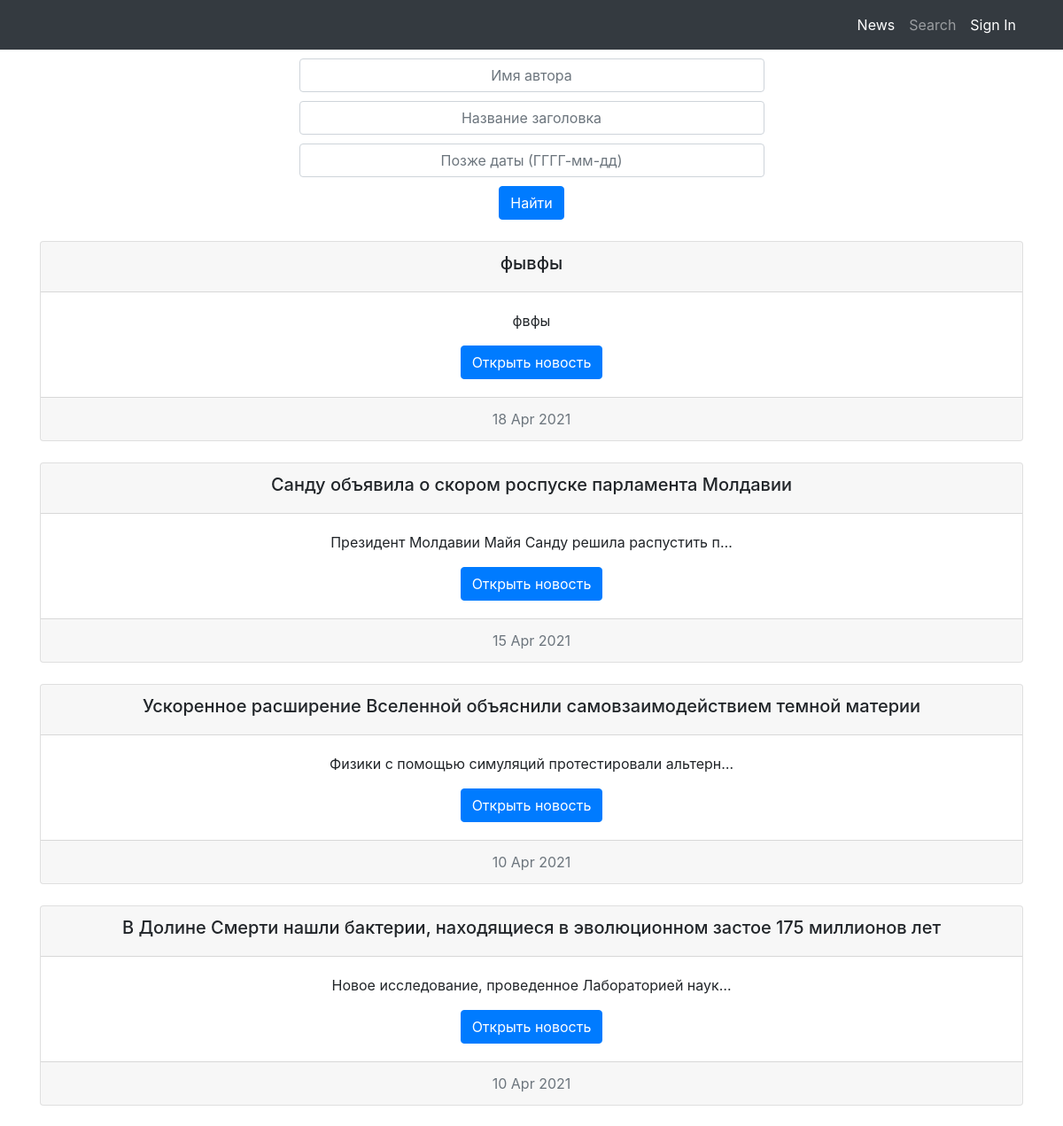
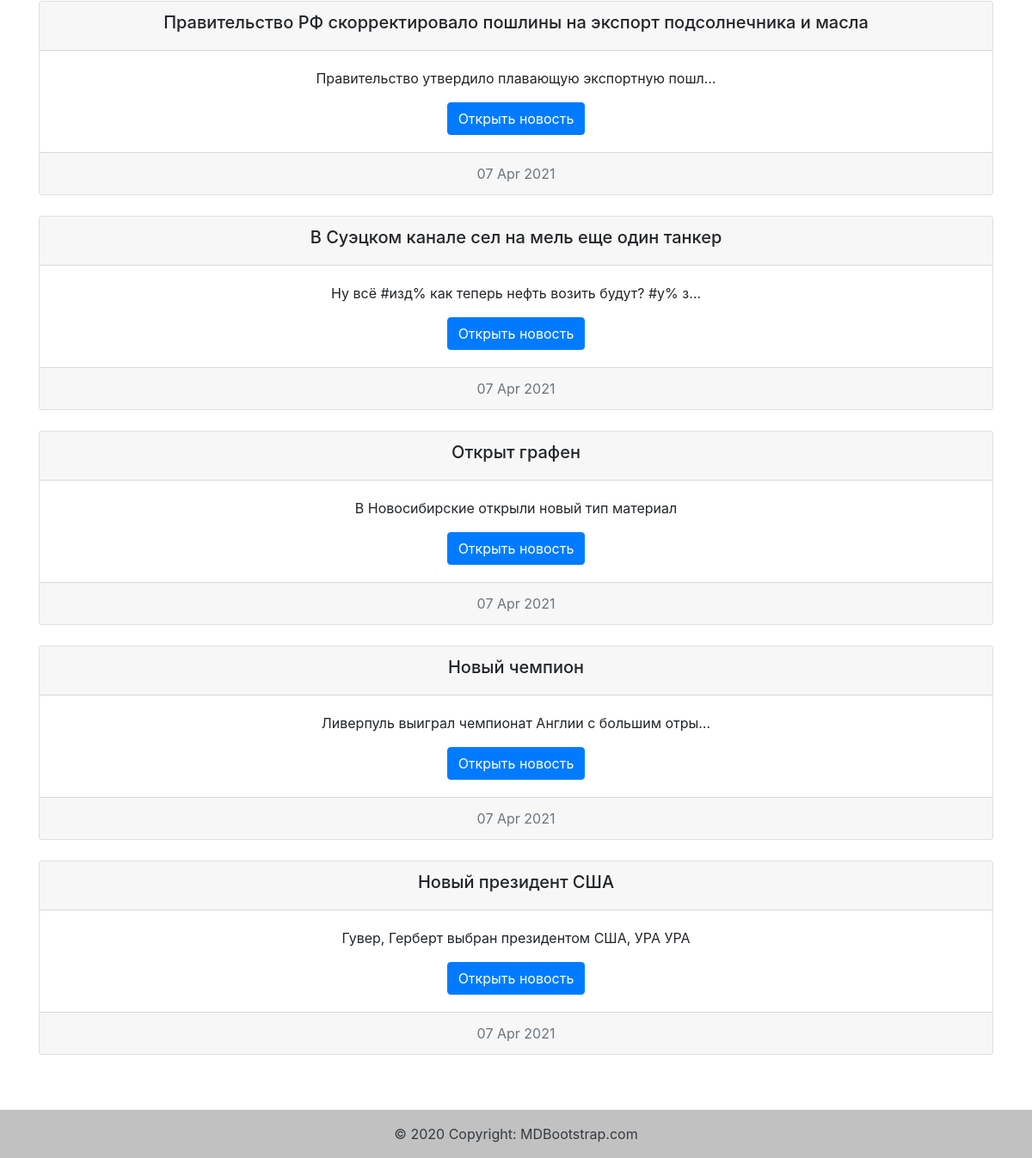
/news/search, run on the app's committed database (2 pictures, top to bottom).
### news/models.py (models this page shows, shortened)
class Post(models.Model):
    NEWS = 'NEWS'
    POST = 'POST'
    type_choice = [(NEWS, 'Новость'), (POST, 'Пост')]
    author = models.ForeignKey('accounts.Author', on_delete=models.CASCADE)
    date_of_creation = models.DateTimeField(auto_now_add=True)
    text_content = models.TextField()
    rating = models.IntegerField(default=0)
    header = models.CharField(max_length=255)
    category = models.ManyToManyField(Category, through='PostCategory')
    type_of_content = models.CharField(max_length=4, choices=type_choice, default=NEWS)

### news/views.py (the view)
# urls.py: path('search', SearchView.as_view()),
class SearchView(ListView):
    model = Post
    template_name = r'news/search.html'
    context_object_name = 'search'
    ordering = ['-date_of_creation']
    def get_context_data(self, **kwargs):
        context = super().get_context_data(**kwargs)
        context['filter'] = PostFilter(self.request.GET, queryset=self.get_queryset())
        return context

### news/templatetags/my_filters.py (called while the page is built)
@register.filter(name='censor')
def censor(value):
    assert type(value) == str
    list_of_words = value.split()
    for word in list_of_words:
        if word.lower() in ['хуй', 'пизда', 'ебать', 'блять']:
            index = list_of_words.index(word)
            list_of_words[index] = '#' + word[1:-1] + '%'
    return ' '.join(list_of_words)

### news/templates/news/search.html (shortened to what this page needs)
{% extends 'news/default.html' %}
{% load my_filters %}
{%block content %}
<form method="GET">
    <div class="container">
        <div class="row justify-content-md-center">
            <div class="col-6">
                {{ filter.form }}
            </div>
        </div>
        <input type="submit" value="Найти" class="btn btn-primary">
    </div>
<br>
</form>
{% for news in filter.qs %}
<div class="card text-center">
  <div class="card-header">
      <h5>{{ news.header|censor }}</h5>
  </div>
  <div class="card-body">
    <p class="card-text">{{ news.text_content|truncatechars:50|censor }}</p>
    <a href="{{ single_news.get_absolute_url }}" class="btn btn-primary">Открыть новость</a>
  </div>
  <div class="card-footer text-muted">
      {{ news.date_of_creation|date:'d M Y'}}
  </div>
</div>
<br>
{% endfor %}
{% endblock %}

### data on the page
Post: header|censor "фывфы", text_content|censor "фвфы", date_of_creation "18 Apr 2021"
Post: header|censor "Санду объявила о скором роспуске парламента Молдавии", text_content|censor "Президент Молдавии Майя Санду решила распустить п…", date_of_creation "15 Apr 2021"
Post: header|censor "Ускоренное расширение Вселенной объяснили самовзаимодействием темной материи", text_content|censor "Физики с помощью симуляций протестировали альтерн…", date_of_creation "10 Apr 2021"
Post: header|censor "В Долине Смерти нашли бактерии, находящиеся в эволюционном застое 175 миллионов лет", text_content|censor "Новое исследование, проведенное Лабораторией наук…", date_of_creation "10 Apr 2021"
Post: header|censor "Правительство РФ скорректировало пошлины на экспорт подсолнечника и масла", text_content|censor "Правительство утвердило плавающую экспортную пошл…", date_of_creation "07 Apr 2021"
Post: header|censor "В Суэцком канале сел на мель еще один танкер", text_content|censor "Ну всё #изд% как теперь нефть возить будут? #у% з…", date_of_creation "07 Apr 2021"
Post: header|censor "Открыт графен", text_content|censor "В Новосибирские открыли новый тип материал", date_of_creation "07 Apr 2021"
Post: header|censor "Новый чемпион", text_content|censor "Ливерпуль выиграл чемпионат Англии с большим отры…", date_of_creation "07 Apr 2021"
Post: header|censor "Новый президент США", text_content|censor "Гувер, Герберт выбран президентом США, УРА УРА", date_of_creation "07 Apr 2021"
